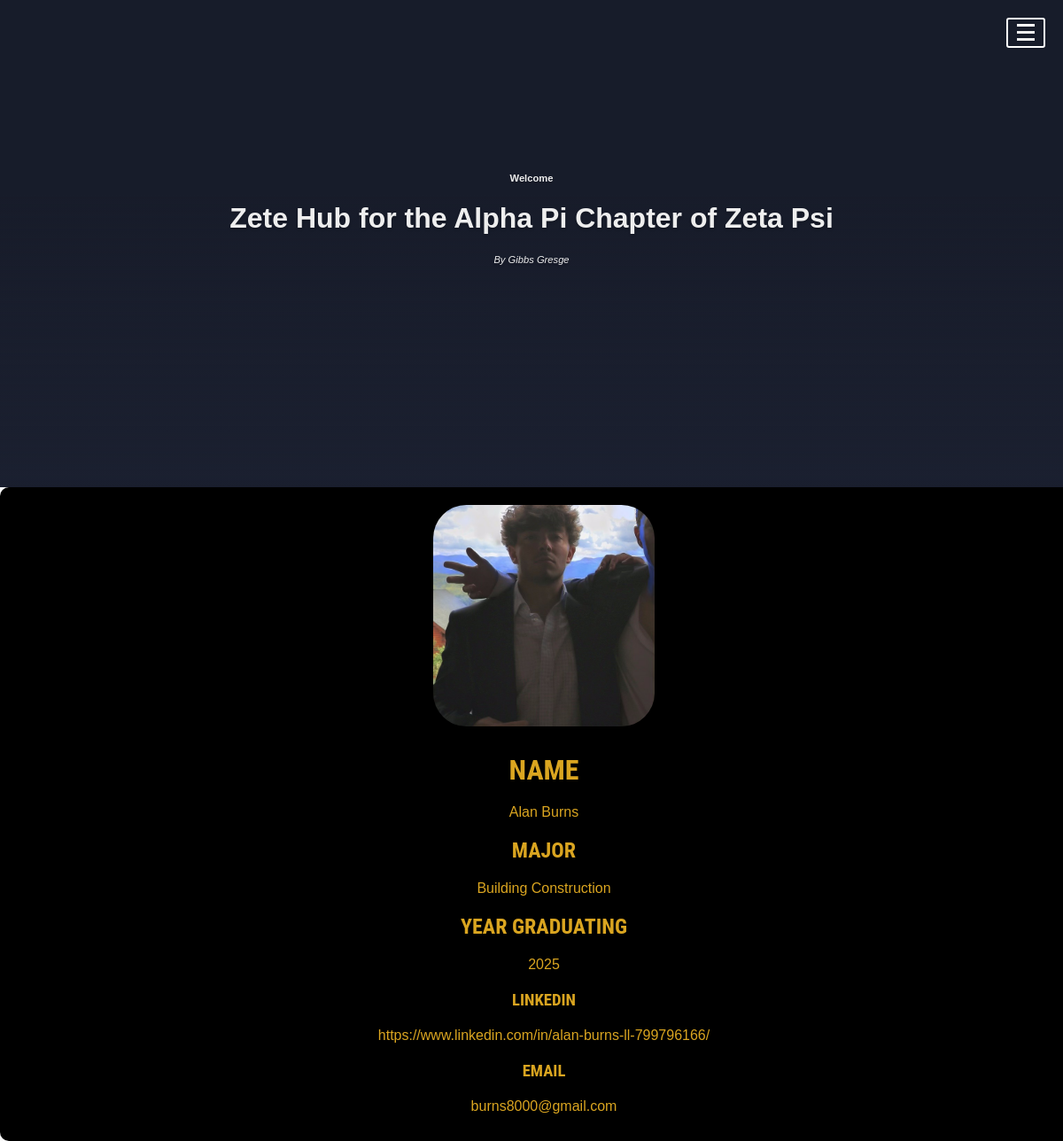
The app's page /personal/11, older data.
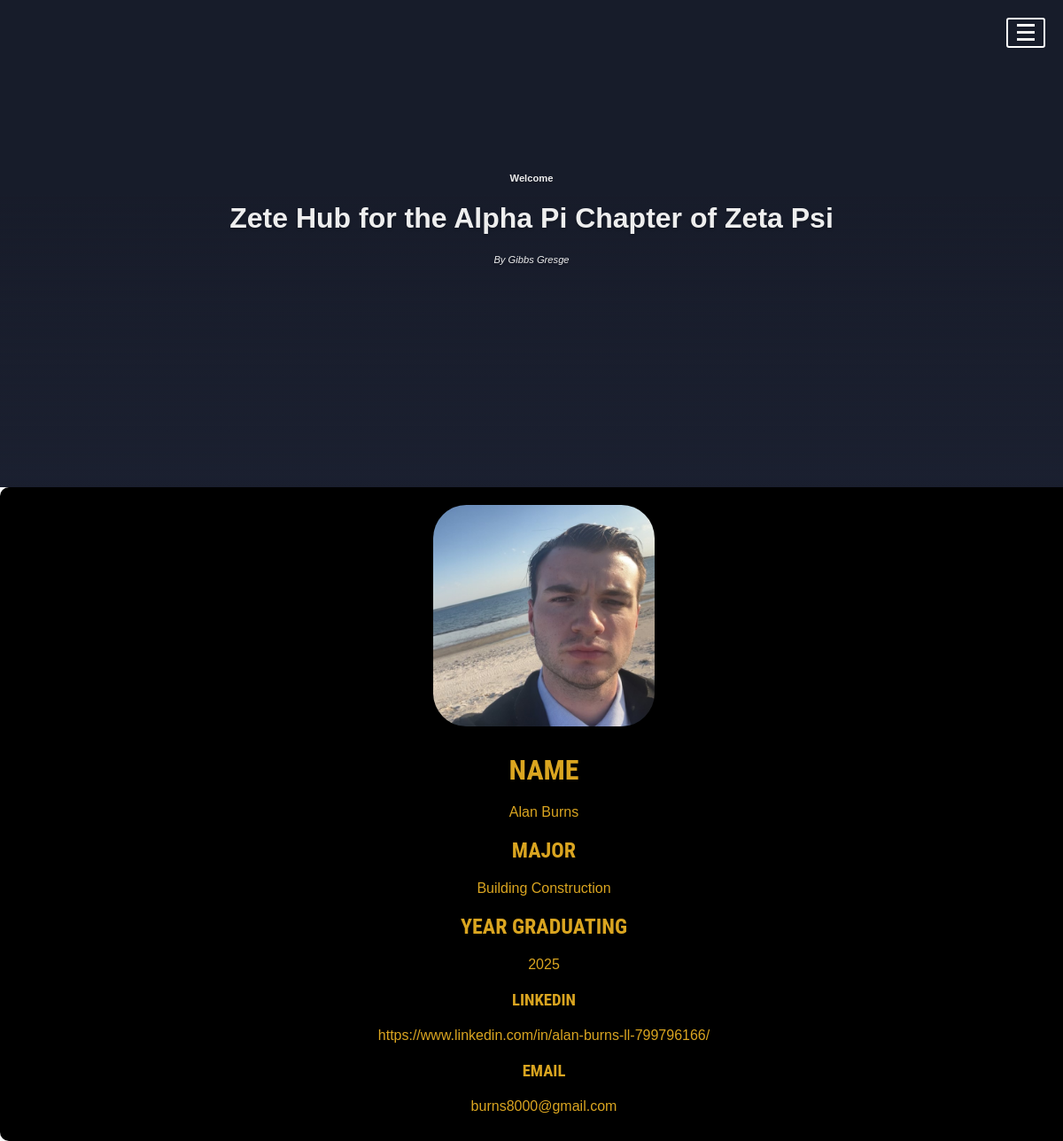
The same page, newer data.
### tables this page shows
CREATE TABLE members (
            id INTEGER PRIMARY KEY AUTOINCREMENT,
            name TEXT,
            pledge_class TEXT, 
            major TEXT, 
            year_graduating INTEGER,
            linkedin_url TEXT,
            image_url TEXT, 
            email TEXT 
        );

### app.py (the view)
@app.route('/personal/<int:member_id>')
def personal(member_id):
    conn = get_db_connection()
    member = conn.execute(
        'SELECT * FROM members WHERE id = ?', (member_id,)
    ).fetchone()
    pledge_class = member['pledge_class']
    conn.close()
    return render_template('personal.html', member=member, pledge_class=pledge_class)

### app.py (called while the page is built)
def get_db_connection():
    conn = sqlite3.connect('src/Database/fraternity.db')
    conn.row_factory = sqlite3.Row
    return conn

### templates/personal.html (shortened to what this page needs)
<!DOCTYPE html>
<html lang="en">
<head>
    <link rel="stylesheet" href="{{ url_for('static', filename='styles/styles.css') }}">
</head>
<body>
    <div class="header">
        <div class="sides"> <a href="#" class="menu"> </a></div>
        <div class="info">
        <h4><a href="#category">Welcome</a></h4>
          <h1>Zete Hub for the Alpha Pi Chapter of Zeta Psi</h1>
          <div class="meta">
            By <a href="https://www.linkedin.com/in/gibbs-gresge-2aa017292/" target="_b">Gibbs Gresge</a>
          </div>
        </div>
      </div>
      <div class="bio">
        <img src="{{ url_for('static', filename='images/' + member.image_url.replace('%20', '')) }}" alt="">
        <div class="name">
            <h1>Name</h1>
            <p>{{ member.name }}</p>
        </div>
        <div class="major">
            <h2>Major</h2>
            <p>{{ member.major }}</p>
        </div>
        <div class="year-graduating">
            <h2>Year Graduating</h2>
            <p>{{ member.year_graduating }}</p>
        </div>
        <div class="linkedin">
            <h3>LinkedIn</h3>
            <p>{{ member.linkedin_url }}</p>
        </div>
        <div class="email">
            <h3>Email</h3>
            <p>{{ member.email }}</p>
        </div>
    </div>
</body>
</html>

### static/styles/styles.css (style rules this page uses)
html,body { margin:0; height:120%; font-family: 'Josefin Sans', sans-serif; }
a { text-decoration:none }
.header { position:relative; overflow:hidden; display:flex; flex-wrap: wrap; justify-content: center; align-items: flex-start; align-content: flex-start; height:50vw; min-height:400px; max-height:550px; min-width:300px; color:#eee; }
.header:after { content:""; width:100%; height:100%; position:absolute; bottom:0; left:0; z-index:-1; background: linear-gradient(to bottom, rgba(0,0,0,0.12) 40%,rgba(27,32,48,1) 100%); }
.header:before { content:""; width:100%; height:200%; position:absolute; top:0; left:0; -webkit-backface-visibility: hidden; -webkit-transform: translateZ(0); backface-visibility: hidden; transform: translateZ(0); background:#1B2030 url('../images/brotherhood.jpg') 50% 0 no-repeat; background-size:100%; background-attachment:fixed; animation: grow 360s linear 10ms infinite; transition:all 0.4s ease-in-out; z-index:-2 }
.header a { color:#eee }
.menu { display:block; width:40px; height:30px; border:2px solid #fff; border-radius:3px; position:absolute; right:20px; top:20px; text-decoration:none }
.menu:after { content:""; display:block; width:20px; height:3px; background:#fff; position:absolute; margin:0 auto; top:5px; left:0; right:0; box-shadow:0 8px, 0 16px }
.sides, .info { flex: 0 0 auto; width:50% }
.info { width:100%; padding:15% 10% 0 10%; text-align:center; text-shadow:0 2px 3px rgba(0,0,0,0.2) }
.info h4, .meta { font-size:0.7em }
.meta { font-style:italic; }
.bio { display: flex; flex-direction: column; justify-content: center; align-items: center; width: 99%; margin: 0 auto; padding: 20px; font-family: Arial, sans-serif; background-color: black; border-radius: 10px; box-shadow: 0 0 10px rgba(0, 0, 0, 0.1); }
.bio img { border-radius: 15%; margin-bottom: 20px; width: 250px; height: 250px; object-fit: cover; }
.bio div { display: flex; flex-direction: column; }
.bio h1,.bio h3, .bio p { margin: 10px 0; text-align: center; }
.bio h3, .bio h2, .bio h1 { margin: 10px 0; text-align: center; transition: inset .3s .3s ease-out; font-family: 'Roboto Condensed', sans-serif; font-weight: 600; text-transform: uppercase; color: goldenrod; }
.bio p { color: goldenrod; font-weight: lighter; }

Row changes from the older to the newer data that the page shows:
changed members "Alan Burns": image_url: a different picture
